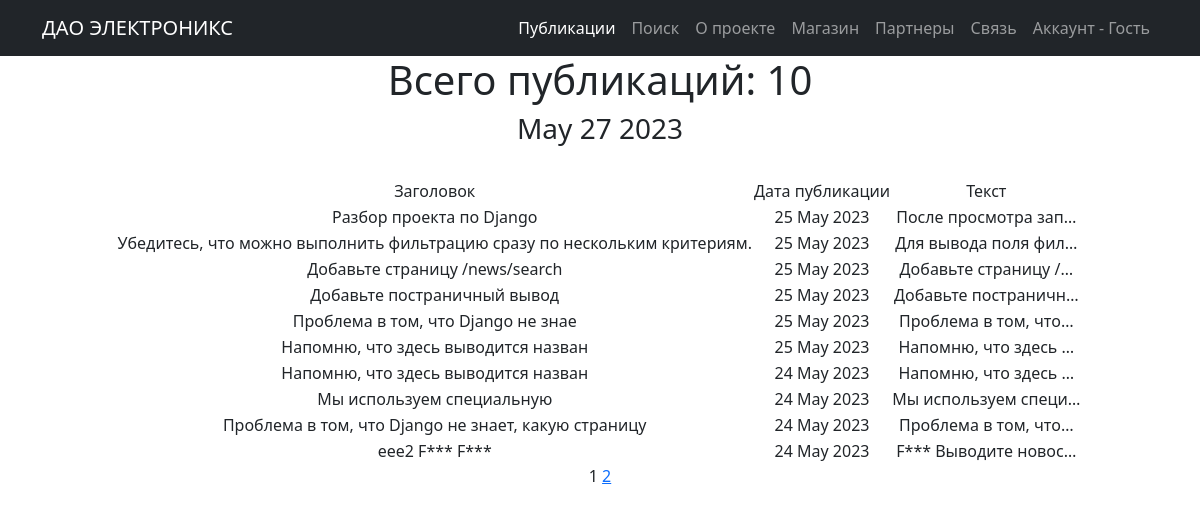
The app's page /posts/, older data.
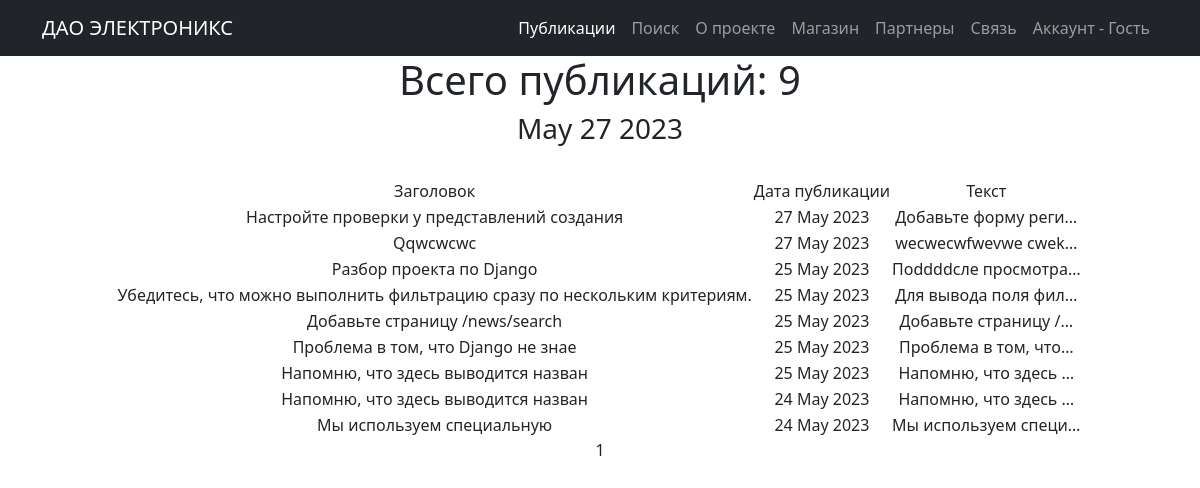
The same page, newer data.
### posts/models.py (models this page shows, shortened)
class Post(models.Model):
    type = models.CharField(max_length=2, choices=CATEGORY_CHOICES, default=ARTICLE)
    add_time = models.DateTimeField(auto_now_add=True)
    title = models.CharField(max_length=255)
    text = models.TextField()
    rating = models.IntegerField(default=0)
    author = models.ForeignKey(Author, on_delete=models.CASCADE)
    category = models.ManyToManyField(Category, through='PostCategory')

### posts/views.py (the view)
# urls.py: path('', PostsList.as_view(), name='posts_list'),
class PostsList(ListView):
    model = Post
    ordering = '-add_time'
    template_name = 'posts_list.html'
    context_object_name = 'posts_list'
    paginate_by = 10
    def get_queryset(self):
        queryset = super().get_queryset()
        self.filterset = PostFilter(self.request.GET, queryset)
        return self.filterset.qs
    def get_context_data(self, **kwargs):
        context = super().get_context_data(**kwargs)
        context['filterset'] = self.filterset
        return context

### posts/templatetags/custom_filters.py (called while the page is built)
def new_word(bw):
    return bw[0] + '***'

@register.filter()
def censor(value):
    for item in bad_words:
        if item in value:
            return value.replace(item, new_word(item))
        else:
            return value

### posts/templatetags/custom_tags.py (called while the page is built)
@register.simple_tag()
def current_time(format_string='%b %d %Y'):
    return datetime.utcnow().strftime(format_string)

### templates/posts_list.html (shortened to what this page needs)
{% extends 'flatpages/default.html' %}
{% load custom_filters %}
{% load custom_tags %}
{% block content %}
{% if posts_list %}
    <h1> Всего публикаций: {{ posts_list|length }} </h1>
    <h3>{% current_time '%b %d %Y' %}</h3>
    <br>
    <table align="center">
               <tr>
                   <td>Заголовок</td>
                   <td>Дата публикации</td>
                   <td>Текст</td>
               </tr>
        {% for posts in posts_list %}
               <tr>
                   <td>{{ posts.title|censor }}</td>
                   <td>{{ posts.add_time|date:"d M Y" }}</td>
                   <td>{{ posts.text|truncatechars:20|censor }}</td>
                   <td>
                </td>
               </tr>
        {% endfor %}
    </table>
{% else %}
    <h2>Публикаций нет!</h2>
{% endif %}
   {{ page_obj.number }}
   {% if page_obj.has_next %}
       <a href="?page={{ page_obj.next_page_number }}">{{ page_obj.next_page_number }}</a>
   {% endif %}
{% endblock content %}

### templates/flatpages/default.html (shortened to what this page needs)
<!DOCTYPE html>
<html lang="en">
    <head>
        {% load static %}
        <link href="{% static 'css/styles.css' %}" rel="stylesheet" />
    </head>
    <body>
        <nav class="navbar navbar-expand-lg navbar-dark bg-dark">
            <div class="container">
                <a class="navbar-brand" href="/posts/">ДАО ЭЛЕКТРОНИКС</a>
                <div class="collapse navbar-collapse" id="navbarSupportedContent">
                    <ul class="navbar-nav ms-auto mb-2 mb-lg-0">
                        <li class="nav-item"><a class="nav-link active" aria-current="page" href="/posts/">Публикации</a></li>
                        <li class="nav-item"><a class="nav-link" href="/posts/search">Поиск</a></li>
                        <li class="nav-item"><a class="nav-link" href="/about/">О проекте</a></li>
                        <li class="nav-item"><a class="nav-link" href="/store/">Магазин</a></li>
                        <li class="nav-item"><a class="nav-link" href="/partners/">Партнеры</a></li>
                        <li class="nav-item"><a class="nav-link" href="/contacts/">Связь</a></li>
                        {% if request.user.is_authenticated %}
                            <li class="nav-item"><a class="nav-link" href="/accounts/login/">{{ user.username }}</a></li>
                        {% else %}
                            <li class="nav-item"><a class="nav-link" href="/accounts/login/">Аккаунт - Гость</a></li>
                        {% endif %}
                    </ul>
                </div>
            </div>
        </nav>
        <div class="container">
           <div class="row">
               <div class="col-lg-12 text-center">
                   {% block content %}{% endblock content %}
               </div>
           </div>
        </div>
    </body>
</html>

Row changes from the older to the newer data that the page shows:
removed Post: title|censor "Добавьте постраничный вывод", add_time "25 May 2023", text|censor "Добавьте постраничн…"
removed Post: title|censor "Проблема в том, что Django не знает, какую страницу", add_time "24 May 2023", text|censor "Проблема в том, что…"
removed Post: title|censor "eee2 F*** F***", add_time "24 May 2023", text|censor "F*** Выводите новос…"
added Post: title|censor "Настройте проверки у представлений создания", add_time "27 May 2023", text|censor "Добавьте форму реги…"
added Post: title|censor "Qqwcwcwc", add_time "27 May 2023", text|censor "wecwecwfwevwe cwek…"
changed Post "Разбор проекта по Django": text|censor "После просмотра зап…" → "Поddddсле просмотра…"
Text that changed along with them:
{{ posts_list|length }}: "10" → "9"
{{ page_obj.next_page_number }}: "2" → (not shown)
